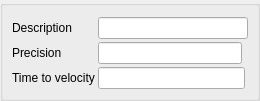
    <widget class="QEGroupBox" name="qegroupbox">
     <property name="title" stdset="0">
      <string/>
     </property>
     <property name="userLevelEnabled" stdset="0">
      <enum>QEGroupBox::Scientist</enum>
     </property>
     <layout class="QGridLayout" name="gridLayout">
      <property name="leftMargin">
       <number>9</number>
      </property>
      <property name="rightMargin">
       <number>9</number>
      </property>
      <property name="bottomMargin">
       <number>9</number>
      </property>
      <property name="spacing">
       <number>3</number>
      </property>
      <item row="0" column="0">
       <widget class="QLabel" name="label_19">
        <property name="text">
         <string>Description</string>
        </property>
       </widget>
      </item>
      <item row="0" column="1" colspan="3">
       <widget class="QELineEdit" name="qcalineeditplugin_23">
        <property name="minimumSize">
         <size>
          <width>150</width>
          <height>0</height>
         </size>
        </property>
        <property name="palette">
         <palette>
          <active>
           <colorrole role="WindowText">
            <brush brushstyle="SolidPattern">
             <color alpha="255">
              <red>0</red>
              <green>0</green>
              <blue>255</blue>
             </color>
            </brush>
           </colorrole>
           <colorrole role="Text">
            <brush brushstyle="SolidPattern">
             <color alpha="255">
              <red>0</red>
              <green>0</green>
              <blue>255</blue>
             </color>
            </brush>
           </colorrole>
           <colorrole role="PlaceholderText">
            <brush brushstyle="NoBrush">
             <color alpha="128">
              <red>0</red>
              <green>0</green>
              <blue>255</blue>
             </color>
            </brush>
           </colorrole>
          </active>
          <inactive>
           <colorrole role="WindowText">
            <brush brushstyle="SolidPattern">
             <color alpha="255">
              <red>0</red>
              <green>0</green>
              <blue>255</blue>
             </color>
            </brush>
           </colorrole>
           <colorrole role="Text">
            <brush brushstyle="SolidPattern">
             <color alpha="255">
              <red>0</red>
              <green>0</green>
              <blue>255</blue>
             </color>
            </brush>
           </colorrole>
           <colorrole role="PlaceholderText">
            <brush brushstyle="NoBrush">
             <color alpha="128">
              <red>0</red>
              <green>0</green>
              <blue>255</blue>
             </color>
            </brush>
           </colorrole>
          </inactive>
          <disabled>
           <colorrole role="WindowText">
            <brush brushstyle="SolidPattern">
             <color alpha="255">
              <red>118</red>
              <green>118</green>
              <blue>117</blue>
             </color>
            </brush>
           </colorrole>
           <colorrole role="Text">
            <brush brushstyle="SolidPattern">
             <color alpha="255">
              <red>118</red>
              <green>118</green>
              <blue>117</blue>
             </color>
            </brush>
           </colorrole>
           <colorrole role="PlaceholderText">
            <brush brushstyle="NoBrush">
             <color alpha="128">
              <red>0</red>
              <green>0</green>
              <blue>255</blue>
             </color>
            </brush>
           </colorrole>
          </disabled>
         </palette>
        </property>
        <property name="variable" stdset="0">
         <string>$(MOTOR).DESC</string>
        </property>
        <property name="variableSubstitutions" stdset="0">
         <string/>
        </property>
        <property name="userLevelEnabled" stdset="0">
         <enum>QEGenericEdit::Scientist</enum>
        </property>
        <property name="addUnits">
         <bool>false</bool>
        </property>
        <property name="displayAlarmState" stdset="0">
         <bool>false</bool>
        </property>
       </widget>
      </item>
      <item row="2" column="0">
       <widget class="QLabel" name="label_18">
        <property name="sizePolicy">
         <sizepolicy hsizetype="Maximum" vsizetype="Preferred">
          <horstretch>0</horstretch>
          <verstretch>0</verstretch>
         </sizepolicy>
        </property>
        <property name="text">
         <string>Precision</string>
        </property>
       </widget>
      </item>
      <item row="2" column="1">
       <widget class="QELineEdit" name="qcalineeditplugin_16">
        <property name="minimumSize">
         <size>
          <width>80</width>
          <height>0</height>
         </size>
        </property>
        <property name="palette">
         <palette>
          <active>
           <colorrole role="WindowText">
            <brush brushstyle="SolidPattern">
             <color alpha="255">
              <red>0</red>
              <green>0</green>
              <blue>255</blue>
             </color>
            </brush>
           </colorrole>
           <colorrole role="Text">
            <brush brushstyle="SolidPattern">
             <color alpha="255">
              <red>0</red>
              <green>0</green>
              <blue>255</blue>
             </color>
            </brush>
           </colorrole>
           <colorrole role="PlaceholderText">
            <brush brushstyle="NoBrush">
             <color alpha="128">
              <red>0</red>
              <green>0</green>
              <blue>255</blue>
             </color>
            </brush>
           </colorrole>
          </active>
          <inactive>
           <colorrole role="WindowText">
            <brush brushstyle="SolidPattern">
             <color alpha="255">
              <red>0</red>
              <green>0</green>
              <blue>255</blue>
             </color>
            </brush>
           </colorrole>
           <colorrole role="Text">
            <brush brushstyle="SolidPattern">
             <color alpha="255">
              <red>0</red>
              <green>0</green>
              <blue>255</blue>
             </color>
            </brush>
           </colorrole>
           <colorrole role="PlaceholderText">
            <brush brushstyle="NoBrush">
             <color alpha="128">
              <red>0</red>
              <green>0</green>
              <blue>255</blue>
             </color>
            </brush>
           </colorrole>
          </inactive>
          <disabled>
           <colorrole role="WindowText">
            <brush brushstyle="SolidPattern">
             <color alpha="255">
              <red>118</red>
              <green>118</green>
              <blue>117</blue>
             </color>
            </brush>
           </colorrole>
           <colorrole role="Text">
            <brush brushstyle="SolidPattern">
             <color alpha="255">
              <red>118</red>
              <green>118</green>
              <blue>117</blue>
             </color>
            </brush>
           </colorrole>
           <colorrole role="PlaceholderText">
            <brush brushstyle="NoBrush">
             <color alpha="128">
              <red>0</red>
              <green>0</green>
              <blue>255</blue>
             </color>
            </brush>
           </colorrole>
          </disabled>
         </palette>
        </property>
        <property name="variable" stdset="0">
         <string>$(MOTOR).PREC</string>
        </property>
        <property name="variableSubstitutions" stdset="0">
         <string/>
        </property>
        <property name="userLevelEnabled" stdset="0">
         <enum>QEGenericEdit::Scientist</enum>
        </property>
        <property name="precision">
         <number>0</number>
        </property>
        <property name="useDbPrecision">
         <bool>false</bool>
        </property>
        <property name="addUnits">
         <bool>false</bool>
        </property>
        <property name="displayAlarmState" stdset="0">
         <bool>false</bool>
        </property>
       </widget>
      </item>
      <item row="7" column="0">
       <widget class="QLabel" name="label_44">
        <property name="text">
         <string>Time to velocity</string>
        </property>
       </widget>
      </item>
      <item row="7" column="1" colspan="2">
       <widget class="QELineEdit" name="qcalineeditplugin_33">
        <property name="palette">
         <palette>
          <active>
           <colorrole role="WindowText">
            <brush brushstyle="SolidPattern">
             <color alpha="255">
              <red>0</red>
              <green>0</green>
              <blue>255</blue>
             </color>
            </brush>
           </colorrole>
           <colorrole role="Text">
            <brush brushstyle="SolidPattern">
             <color alpha="255">
              <red>0</red>
              <green>0</green>
              <blue>255</blue>
             </color>
            </brush>
           </colorrole>
           <colorrole role="PlaceholderText">
            <brush brushstyle="NoBrush">
             <color alpha="128">
              <red>0</red>
              <green>0</green>
              <blue>255</blue>
             </color>
            </brush>
           </colorrole>
          </active>
          <inactive>
           <colorrole role="WindowText">
            <brush brushstyle="SolidPattern">
             <color alpha="255">
              <red>0</red>
              <green>0</green>
              <blue>255</blue>
             </color>
            </brush>
           </colorrole>
           <colorrole role="Text">
            <brush brushstyle="SolidPattern">
             <color alpha="255">
              <red>0</red>
              <green>0</green>
              <blue>255</blue>
             </color>
            </brush>
           </colorrole>
           <colorrole role="PlaceholderText">
            <brush brushstyle="NoBrush">
             <color alpha="128">
              <red>0</red>
              <green>0</green>
              <blue>255</blue>
             </color>
            </brush>
           </colorrole>
          </inactive>
          <disabled>
           <colorrole role="WindowText">
            <brush brushstyle="SolidPattern">
             <color alpha="255">
              <red>118</red>
              <green>118</green>
              <blue>117</blue>
             </color>
            </brush>
           </colorrole>
           <colorrole role="Text">
            <brush brushstyle="SolidPattern">
             <color alpha="255">
              <red>118</red>
              <green>118</green>
              <blue>117</blue>
             </color>
            </brush>
           </colorrole>
           <colorrole role="PlaceholderText">
            <brush brushstyle="NoBrush">
             <color alpha="128">
              <red>0</red>
              <green>0</green>
              <blue>255</blue>
             </color>
            </brush>
           </colorrole>
          </disabled>
         </palette>
        </property>
        <property name="variable" stdset="0">
         <string>$(MOTOR).ACCL</string>
        </property>
        <property name="variableSubstitutions" stdset="0">
         <string/>
        </property>
        <property name="confirmWrite">
         <bool>true</bool>
        </property>
        <property name="userLevelEnabled" stdset="0">
         <enum>QEGenericEdit::Scientist</enum>
        </property>
        <property name="addUnits">
         <bool>true</bool>
        </property>
        <property name="displayAlarmState" stdset="0">
         <bool>false</bool>
        </property>
       </widget>
      </item>
     </layout>
    </widget>
